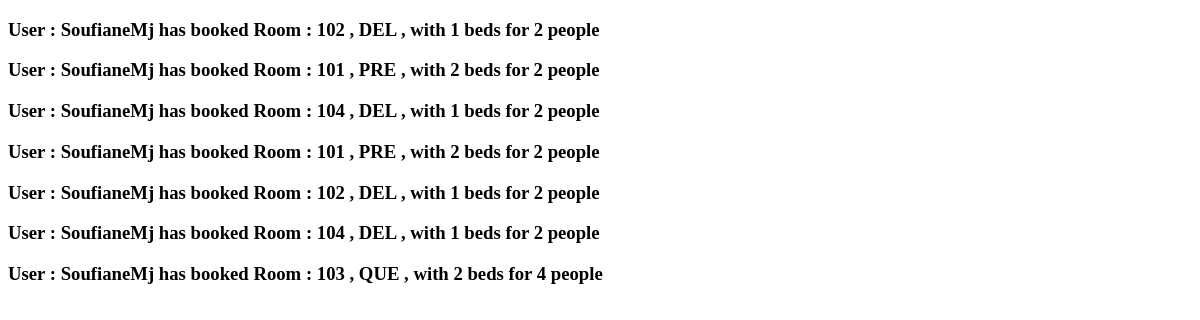
Before: /booking_list/ with the older database file.
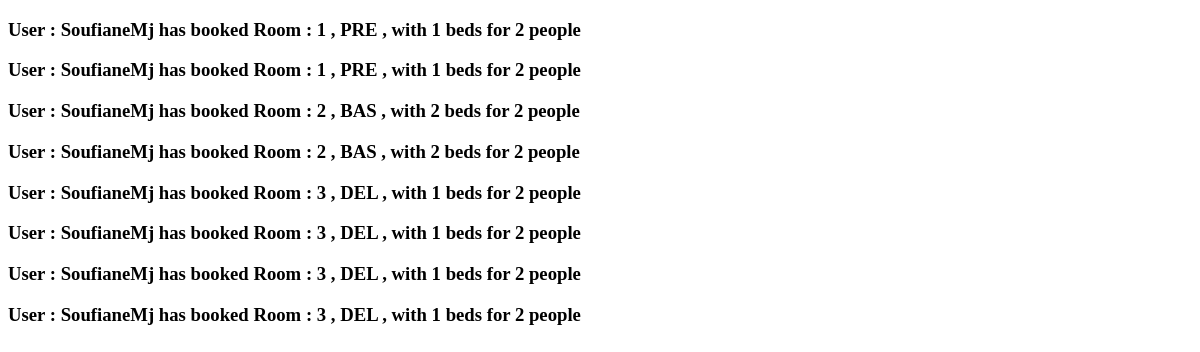
After: the same page with the newer database file.
### hotel/models.py (models this page shows)
class Booking(models.Model):
    user = models.ForeignKey(User,on_delete=models.CASCADE)
    room = models.ForeignKey(Room, on_delete=models.CASCADE)
    check_in=models.DateTimeField()
    check_out=models.DateTimeField()
    def __str__(self) :
        return f'User : {self.user} has booked {self.room}'

class Room(models.Model):
    ROOM_CATEGORIES=(
    ("PRE", "premium"),
    ("DEL", "deluxe"),
    ("BAS","basic"),
    ("QUE","Queen"),
    ("KIN","King"),
    )
    name = models.CharField(max_length=300,blank=True)
    number = models.IntegerField()
    price=models.CharField(max_length=300,blank=True)
    rating=models.FloatField(default=8.9,blank=True)
    review=models.CharField(max_length=500,blank=True)
    img=models.CharField(max_length=500,blank=True)
    adress=models.CharField(max_length=500,blank=True)
    Description=models.TextField(blank=True)
    facilities=models.TextField(blank=True)
    category = models.CharField(max_length=3, choices = ROOM_CATEGORIES)
    beds = models.IntegerField(default=1)
    capacity = models.IntegerField(default=1)
    def __str__(self) :
        return f'Room : {self.number} , {self.category} , with {self.beds} beds for {self.capacity} people'

### user/models.py (models this page shows)
class User(models.Model):
    userName = models.CharField(max_length=200)
    fName = models.CharField(max_length=200)
    lName = models.CharField(max_length=200)
    role = models.CharField(max_length=50, null=True)
    password = models.CharField(max_length=200)
    email = models.EmailField(max_length=200)
    img=models.ImageField(upload_to='images/User',null=True,blank=True)
    about = models.TextField(null=True,blank=True)
    adress = models.CharField(max_length=200,blank=True)
    def __str__(self):
        return self.userName

### hotel/views.py (the view)
# urls.py: path('booking_list/',BookingList.as_view() , name="BookingList"),
class BookingList(ListView):
    model = Booking

### hotel/templates/hotel/booking_list.html (shortened to what this page needs)
<!DOCTYPE html>
<html lang="en">
<head>
</head>
<body>
    {% for booking in booking_list %}
    <h3>{{booking}}</h3>
    {%endfor%}
</body>
</html>

Changed rows visible on the page:
removed Booking: user+room "User : SoufianeMj has booked Room : 102 , DEL , with 1 beds for 2 people"
removed Booking: user+room "User : SoufianeMj has booked Room : 101 , PRE , with 2 beds for 2 people"
removed Booking: user+room "User : SoufianeMj has booked Room : 104 , DEL , with 1 beds for 2 people"
removed Booking: user+room "User : SoufianeMj has booked Room : 101 , PRE , with 2 beds for 2 people"
removed Booking: user+room "User : SoufianeMj has booked Room : 102 , DEL , with 1 beds for 2 people"
removed Booking: user+room "User : SoufianeMj has booked Room : 104 , DEL , with 1 beds for 2 people"
removed Booking: user+room "User : SoufianeMj has booked Room : 103 , QUE , with 2 beds for 4 people"
added Booking: user+room "User : SoufianeMj has booked Room : 1 , PRE , with 1 beds for 2 people"
added Booking: user+room "User : SoufianeMj has booked Room : 1 , PRE , with 1 beds for 2 people"
added Booking: user+room "User : SoufianeMj has booked Room : 2 , BAS , with 2 beds for 2 people"
added Booking: user+room "User : SoufianeMj has booked Room : 2 , BAS , with 2 beds for 2 people"
added Booking: user+room "User : SoufianeMj has booked Room : 3 , DEL , with 1 beds for 2 people"
added Booking: user+room "User : SoufianeMj has booked Room : 3 , DEL , with 1 beds for 2 people"
added Booking: user+room "User : SoufianeMj has booked Room : 3 , DEL , with 1 beds for 2 people"
added Booking: user+room "User : SoufianeMj has booked Room : 3 , DEL , with 1 beds for 2 people"
